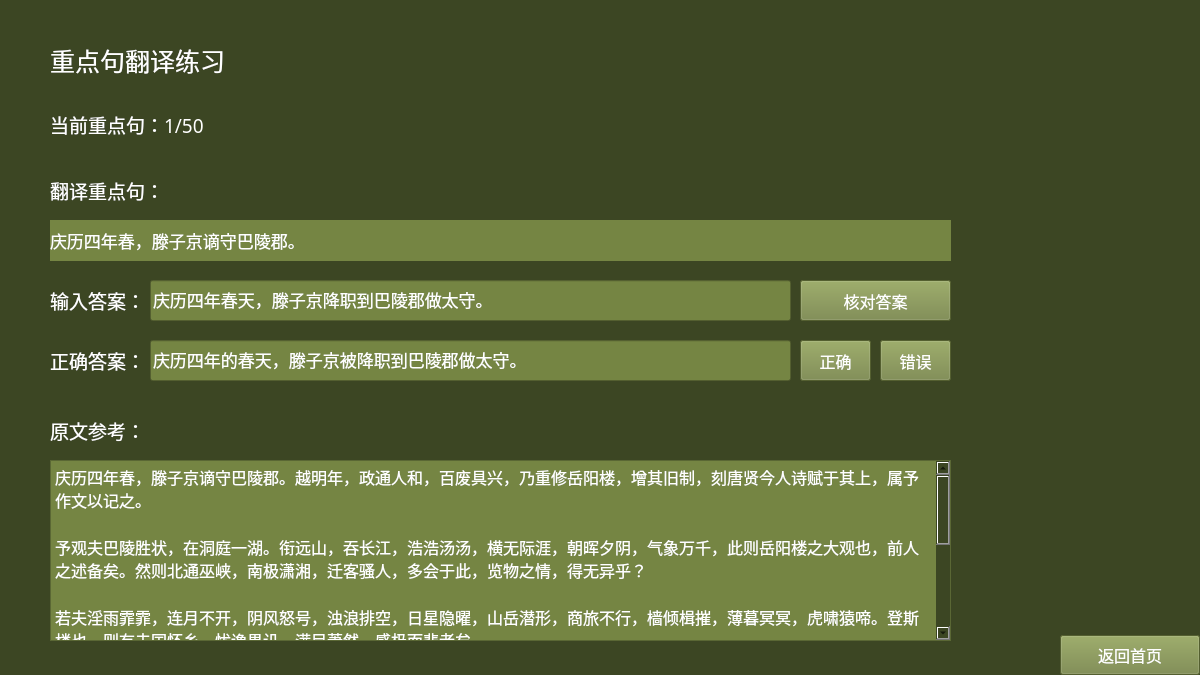
<?xml version="1.0" encoding="UTF-8"?>
<ui version="4.0">
 <class>TranSent</class>
 <widget class="QFrame" name="TranSent">
  <property name="geometry">
   <rect>
    <x>0</x>
    <y>0</y>
    <width>1200</width>
    <height>675</height>
   </rect>
  </property>
  <property name="windowTitle">
   <string>Frame</string>
  </property>
  <property name="styleSheet">
   <string notr="true">background-color: rgb(60, 70, 35);</string>
  </property>
  <widget class="QPushButton" name="pushButtonExit">
   <property name="geometry">
    <rect>
     <x>1060</x>
     <y>635</y>
     <width>140</width>
     <height>40</height>
    </rect>
   </property>
   <property name="font">
    <font>
     <family>等线</family>
     <pointsize>12</pointsize>
    </font>
   </property>
   <property name="focusPolicy">
    <enum>Qt::NoFocus</enum>
   </property>
   <property name="styleSheet">
    <string notr="true">background-color: rgb(117, 133, 67);
color: rgb(255, 255, 255);</string>
   </property>
   <property name="text">
    <string>返回首页</string>
   </property>
  </widget>
  <widget class="QLabel" name="labelReference">
   <property name="geometry">
    <rect>
     <x>50</x>
     <y>410</y>
     <width>191</width>
     <height>41</height>
    </rect>
   </property>
   <property name="font">
    <font>
     <family>等线</family>
     <pointsize>14</pointsize>
    </font>
   </property>
   <property name="styleSheet">
    <string notr="true">color: rgb(255, 255, 255);</string>
   </property>
   <property name="text">
    <string>原文参考：</string>
   </property>
  </widget>
  <widget class="QLabel" name="labelRightAns">
   <property name="geometry">
    <rect>
     <x>50</x>
     <y>340</y>
     <width>91</width>
     <height>41</height>
    </rect>
   </property>
   <property name="font">
    <font>
     <family>等线</family>
     <pointsize>14</pointsize>
    </font>
   </property>
   <property name="styleSheet">
    <string notr="true">color: rgb(255, 255, 255);</string>
   </property>
   <property name="text">
    <string>正确答案：</string>
   </property>
  </widget>
  <widget class="QLabel" name="labelTitle">
   <property name="geometry">
    <rect>
     <x>50</x>
     <y>30</y>
     <width>471</width>
     <height>61</height>
    </rect>
   </property>
   <property name="font">
    <font>
     <family>等线</family>
     <pointsize>19</pointsize>
    </font>
   </property>
   <property name="styleSheet">
    <string notr="true">color: rgb(255, 255, 255);</string>
   </property>
   <property name="text">
    <string>重点句翻译练习</string>
   </property>
  </widget>
  <widget class="QLabel" name="labelLocation">
   <property name="geometry">
    <rect>
     <x>50</x>
     <y>104</y>
     <width>191</width>
     <height>41</height>
    </rect>
   </property>
   <property name="font">
    <font>
     <family>等线</family>
     <pointsize>14</pointsize>
    </font>
   </property>
   <property name="styleSheet">
    <string notr="true">color: rgb(255, 255, 255);</string>
   </property>
   <property name="text">
    <string>当前重点句：1/50</string>
   </property>
  </widget>
  <widget class="QPushButton" name="pushButtonAnsW">
   <property name="geometry">
    <rect>
     <x>880</x>
     <y>340</y>
     <width>71</width>
     <height>41</height>
    </rect>
   </property>
   <property name="font">
    <font>
     <family>等线</family>
     <pointsize>12</pointsize>
    </font>
   </property>
   <property name="focusPolicy">
    <enum>Qt::NoFocus</enum>
   </property>
   <property name="styleSheet">
    <string notr="true">background-color: rgb(117, 133, 67);
color: rgb(255, 255, 255);</string>
   </property>
   <property name="text">
    <string>错误</string>
   </property>
  </widget>
  <widget class="QLabel" name="labelSent">
   <property name="geometry">
    <rect>
     <x>50</x>
     <y>220</y>
     <width>901</width>
     <height>41</height>
    </rect>
   </property>
   <property name="font">
    <font>
     <family>等线</family>
     <pointsize>13</pointsize>
    </font>
   </property>
   <property name="styleSheet">
    <string notr="true">background-color: rgb(117, 133, 67);
color: rgb(255, 255, 255);</string>
   </property>
   <property name="text">
    <string>&lt;html&gt;&lt;head/&gt;&lt;body&gt;&lt;p&gt;庆历四年春，滕子京谪守巴陵郡。&lt;/p&gt;&lt;/body&gt;&lt;/html&gt;</string>
   </property>
  </widget>
  <widget class="QTextBrowser" name="textBrowserReference">
   <property name="geometry">
    <rect>
     <x>50</x>
     <y>460</y>
     <width>901</width>
     <height>181</height>
    </rect>
   </property>
   <property name="font">
    <font>
     <family>等线</family>
     <pointsize>12</pointsize>
    </font>
   </property>
   <property name="focusPolicy">
    <enum>Qt::NoFocus</enum>
   </property>
   <property name="styleSheet">
    <string notr="true">background-color: rgb(117, 133, 67);
color: rgb(255, 255, 255);</string>
   </property>
   <property name="html">
    <string>&lt;!DOCTYPE HTML PUBLIC &quot;-//W3C//DTD HTML 4.0//EN&quot; &quot;http://www.w3.org/TR/REC-html40/strict.dtd&quot;&gt;
&lt;html&gt;&lt;head&gt;&lt;meta name=&quot;qrichtext&quot; content=&quot;1&quot; /&gt;&lt;style type=&quot;text/css&quot;&gt;
p, li { white-space: pre-wrap; }
&lt;/style&gt;&lt;/head&gt;&lt;body style=&quot; font-family:'等线'; font-size:12pt; font-weight:400; font-style:normal;&quot;&gt;
&lt;p style=&quot; margin-top:0px; margin-bottom:0px; margin-left:0px; margin-right:0px; -qt-block-indent:0; text-indent:0px;&quot;&gt;庆历四年春，滕子京谪守巴陵郡。越明年，政通人和，百废具兴，乃重修岳阳楼，增其旧制，刻唐贤今人诗赋于其上，属予作文以记之。&lt;/p&gt;
&lt;p style=&quot;-qt-paragraph-type:empty; margin-top:0px; margin-bottom:0px; margin-left:0px; margin-right:0px; -qt-block-indent:0; text-indent:0px;&quot;&gt;&lt;br /&gt;&lt;/p&gt;
&lt;p style=&quot; margin-top:0px; margin-bottom:0px; margin-left:0px; margin-right:0px; -qt-block-indent:0; text-indent:0px;&quot;&gt;予观夫巴陵胜状，在洞庭一湖。衔远山，吞长江，浩浩汤汤，横无际涯，朝晖夕阴，气象万千，此则岳阳楼之大观也，前人之述备矣。然则北通巫峡，南极潇湘，迁客骚人，多会于此，览物之情，得无异乎？&lt;/p&gt;
&lt;p style=&quot;-qt-paragraph-type:empty; margin-top:0px; margin-bottom:0px; margin-left:0px; margin-right:0px; -qt-block-indent:0; text-indent:0px;&quot;&gt;&lt;br /&gt;&lt;/p&gt;
&lt;p style=&quot; margin-top:0px; margin-bottom:0px; margin-left:0px; margin-right:0px; -qt-block-indent:0; text-indent:0px;&quot;&gt;若夫淫雨霏霏，连月不开，阴风怒号，浊浪排空，日星隐曜，山岳潜形，商旅不行，樯倾楫摧，薄暮冥冥，虎啸猿啼。登斯楼也，则有去国怀乡，忧谗畏讥，满目萧然，感极而悲者矣。&lt;/p&gt;
&lt;p style=&quot;-qt-paragraph-type:empty; margin-top:0px; margin-bottom:0px; margin-left:0px; margin-right:0px; -qt-block-indent:0; text-indent:0px;&quot;&gt;&lt;br /&gt;&lt;/p&gt;
&lt;p style=&quot; margin-top:0px; margin-bottom:0px; margin-left:0px; margin-right:0px; -qt-block-indent:0; text-indent:0px;&quot;&gt;至若春和景明，波澜不惊，上下天光，一碧万顷，沙鸥翔集，锦鳞游泳，岸芷汀兰，郁郁青青。而或长烟一空，皓月千里，浮光跃金，静影沉璧，渔歌互答，此乐何极！登斯楼也，则有心旷神怡，宠辱偕忘，把酒临风，其喜洋洋者矣。&lt;/p&gt;
&lt;p style=&quot;-qt-paragraph-type:empty; margin-top:0px; margin-bottom:0px; margin-left:0px; margin-right:0px; -qt-block-indent:0; text-indent:0px;&quot;&gt;&lt;br /&gt;&lt;/p&gt;
&lt;p style=&quot; margin-top:0px; margin-bottom:0px; margin-left:0px; margin-right:0px; -qt-block-indent:0; text-indent:0px;&quot;&gt;嗟夫！予尝求古仁人之心，或异二者之为，何哉？不以物喜，不以己悲，居庙堂之高则忧其民，处江湖之远则忧其君。是进亦忧，退亦忧。然则何时而乐耶？其必曰“先天下之忧而忧，后天下之乐而乐”乎！噫！微斯人，吾谁与归？&lt;/p&gt;
&lt;p style=&quot;-qt-paragraph-type:empty; margin-top:0px; margin-bottom:0px; margin-left:0px; margin-right:0px; -qt-block-indent:0; text-indent:0px;&quot;&gt;&lt;br /&gt;&lt;/p&gt;
&lt;p style=&quot; margin-top:0px; margin-bottom:0px; margin-left:0px; margin-right:0px; -qt-block-indent:0; text-indent:0px;&quot;&gt;时六年九月十五日。&lt;/p&gt;&lt;/body&gt;&lt;/html&gt;</string>
   </property>
  </widget>
  <widget class="QLabel" name="labelSentTitle">
   <property name="geometry">
    <rect>
     <x>50</x>
     <y>170</y>
     <width>121</width>
     <height>41</height>
    </rect>
   </property>
   <property name="font">
    <font>
     <family>等线</family>
     <pointsize>14</pointsize>
    </font>
   </property>
   <property name="styleSheet">
    <string notr="true">color: rgb(255, 255, 255);</string>
   </property>
   <property name="text">
    <string>翻译重点句：</string>
   </property>
  </widget>
  <widget class="QLabel" name="labelUserAns">
   <property name="geometry">
    <rect>
     <x>50</x>
     <y>280</y>
     <width>91</width>
     <height>41</height>
    </rect>
   </property>
   <property name="font">
    <font>
     <family>等线</family>
     <pointsize>14</pointsize>
    </font>
   </property>
   <property name="styleSheet">
    <string notr="true">color: rgb(255, 255, 255);</string>
   </property>
   <property name="text">
    <string>输入答案：</string>
   </property>
  </widget>
  <widget class="QLineEdit" name="lineEditRightAns">
   <property name="geometry">
    <rect>
     <x>150</x>
     <y>340</y>
     <width>641</width>
     <height>41</height>
    </rect>
   </property>
   <property name="font">
    <font>
     <family>等线</family>
     <pointsize>13</pointsize>
    </font>
   </property>
   <property name="focusPolicy">
    <enum>Qt::NoFocus</enum>
   </property>
   <property name="styleSheet">
    <string notr="true">background-color: rgb(117, 133, 67);
color: rgb(255, 255, 255);</string>
   </property>
   <property name="text">
    <string>庆历四年的春天，滕子京被降职到巴陵郡做太守。</string>
   </property>
   <property name="readOnly">
    <bool>true</bool>
   </property>
  </widget>
  <widget class="QPushButton" name="pushButtonCheck">
   <property name="geometry">
    <rect>
     <x>800</x>
     <y>280</y>
     <width>151</width>
     <height>41</height>
    </rect>
   </property>
   <property name="font">
    <font>
     <family>等线</family>
     <pointsize>12</pointsize>
    </font>
   </property>
   <property name="focusPolicy">
    <enum>Qt::NoFocus</enum>
   </property>
   <property name="styleSheet">
    <string notr="true">background-color: rgb(117, 133, 67);
color: rgb(255, 255, 255);</string>
   </property>
   <property name="text">
    <string>核对答案</string>
   </property>
  </widget>
  <widget class="QLineEdit" name="lineEditUserAns">
   <property name="geometry">
    <rect>
     <x>150</x>
     <y>280</y>
     <width>641</width>
     <height>41</height>
    </rect>
   </property>
   <property name="font">
    <font>
     <family>等线</family>
     <pointsize>13</pointsize>
    </font>
   </property>
   <property name="focusPolicy">
    <enum>Qt::StrongFocus</enum>
   </property>
   <property name="styleSheet">
    <string notr="true">background-color: rgb(117, 133, 67);
color: rgb(255, 255, 255);</string>
   </property>
   <property name="text">
    <string>庆历四年春天，滕子京降职到巴陵郡做太守。</string>
   </property>
   <property name="readOnly">
    <bool>false</bool>
   </property>
  </widget>
  <widget class="QPushButton" name="pushButtonAnsR">
   <property name="geometry">
    <rect>
     <x>800</x>
     <y>340</y>
     <width>71</width>
     <height>41</height>
    </rect>
   </property>
   <property name="font">
    <font>
     <family>等线</family>
     <pointsize>12</pointsize>
    </font>
   </property>
   <property name="focusPolicy">
    <enum>Qt::NoFocus</enum>
   </property>
   <property name="styleSheet">
    <string notr="true">background-color: rgb(117, 133, 67);
color: rgb(255, 255, 255);</string>
   </property>
   <property name="text">
    <string>正确</string>
   </property>
  </widget>
 </widget>
 <resources/>
 <connections/>
</ui>
